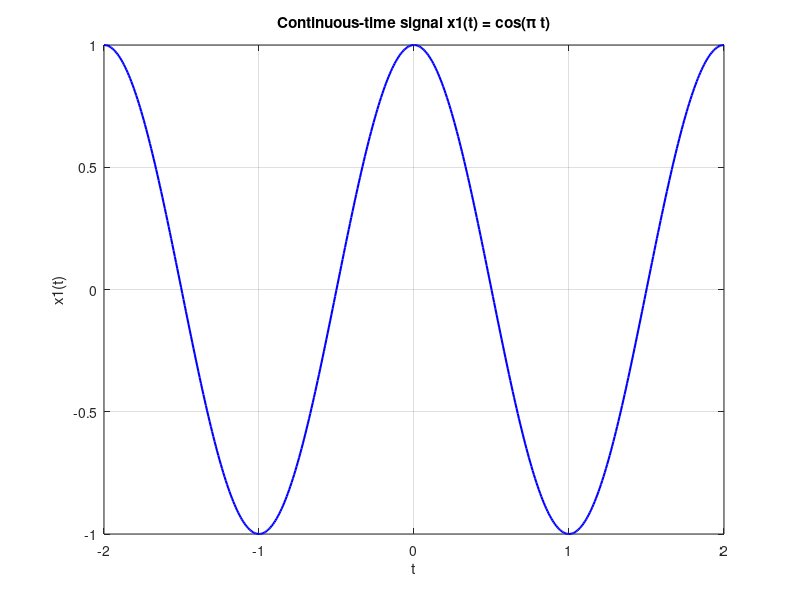
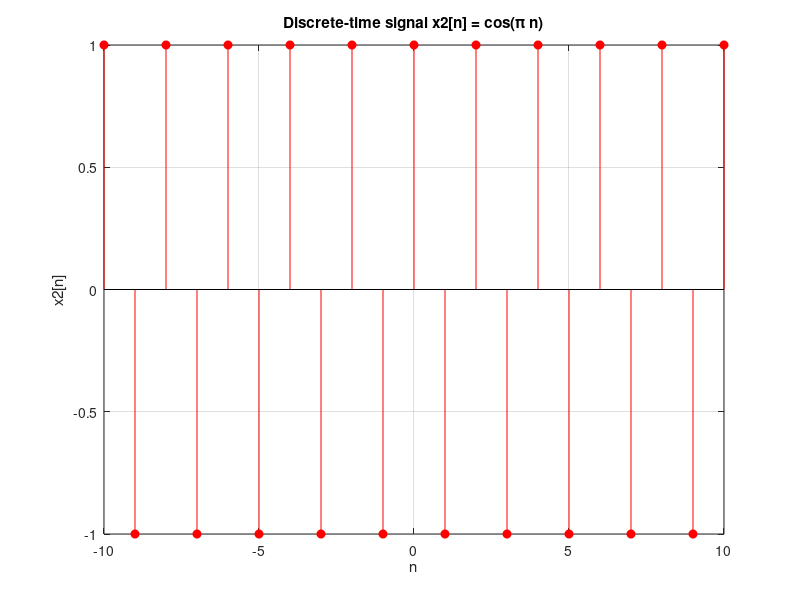
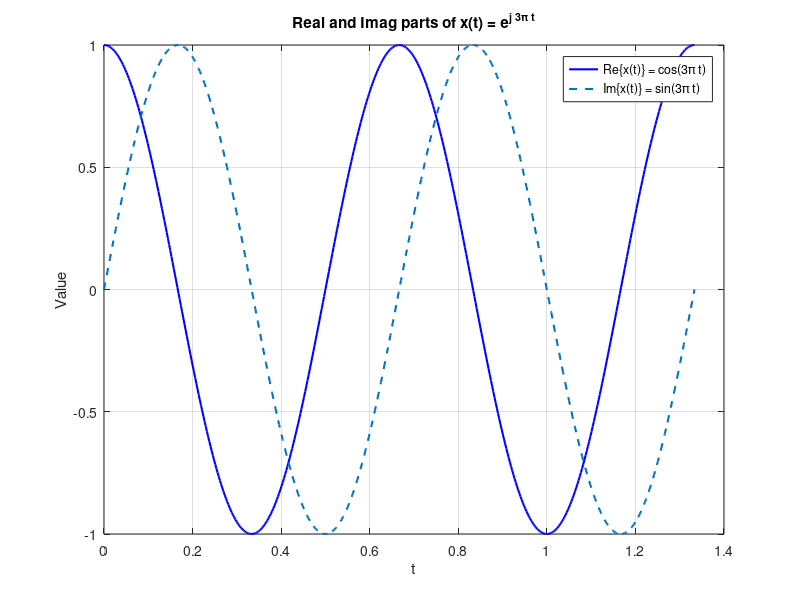

Reproduce these figures in MATLAB, in order.
%% Continuous-time signal x1(t) = cos(pi*t)
t = linspace(-2, 2, 500); % time from -2 to 2
x1 = cos(pi*t);
figure;
plot(t, x1, 'b', 'LineWidth', 1.5);
grid on;
xlabel('t'); ylabel('x1(t)');
title('Continuous-time signal x1(t) = cos(\pi t)');

%% Discrete-time signal x2[n] = cos(pi*n)
n = -10:10; % discrete time indices
x2 = cos(pi*n);
figure;
stem(n, x2, 'r', 'filled'); % stem plot for discrete signals
grid on;
xlabel('n'); ylabel('x2[n]');
title('Discrete-time signal x2[n] = cos(\pi n)');

%% Real and Imag part of x(t) = e^{j 3\pi t}
T = 2/3; % fundamental period
t2 = linspace(0, 2*T, 500); % two periods (0 to 4/3)
x = exp(1j*3*pi*t2);

figure;
plot(t2, real(x), 'b', 'LineWidth', 1.5); hold on;
plot(t2, imag(x), '--', 'LineWidth', 1.5);
grid on;
xlabel('t'); ylabel('Value');
title('Real and Imag parts of x(t) = e^{j 3\pi t}');
legend('Re\{x(t)\} = cos(3\pi t)', 'Im\{x(t)\} = sin(3\pi t)');
